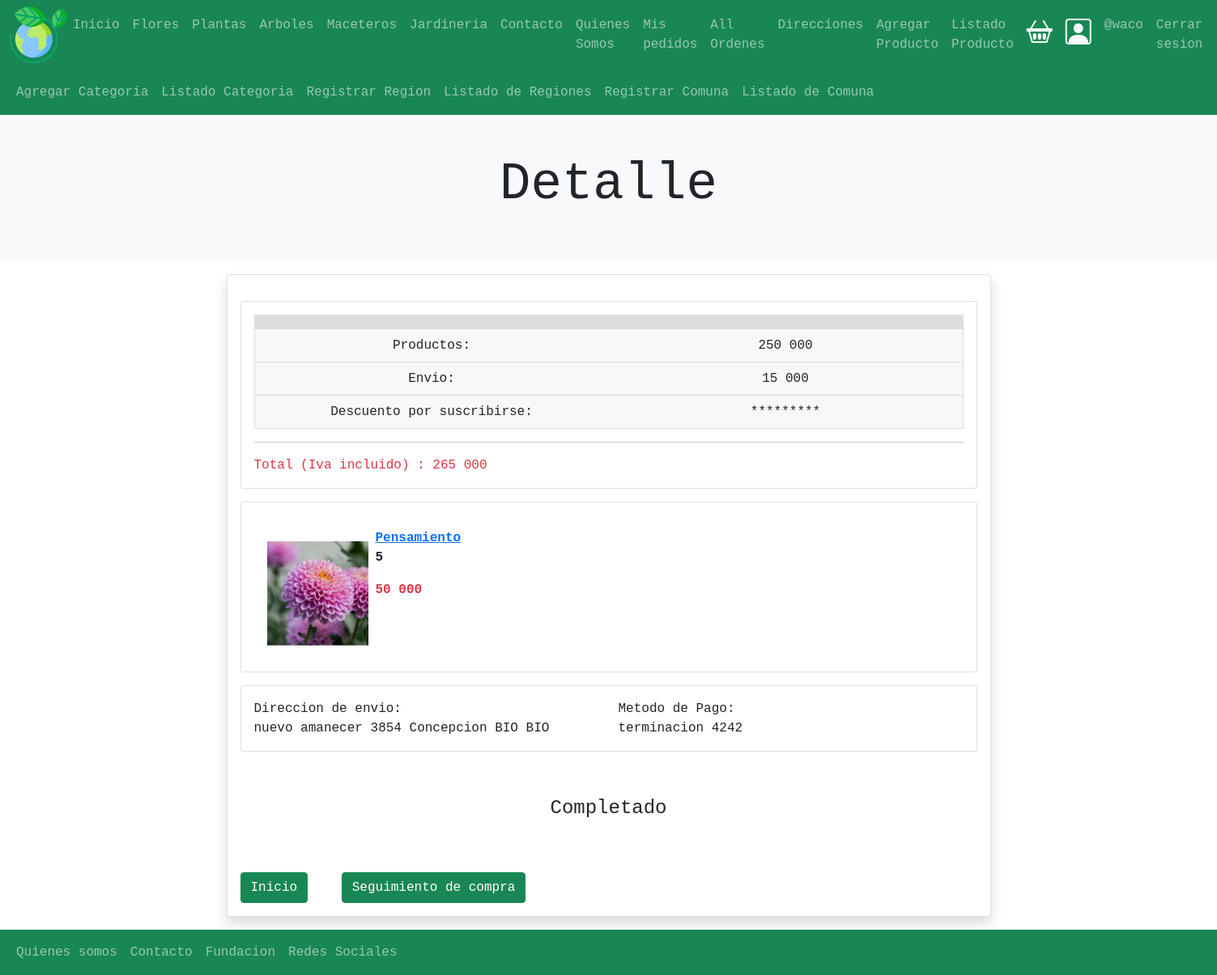
The app's page /orden/detalleCompra/14 (signed in) with its own data.
### carrito/models.py (models this page shows, shortened)
class Carrito(models.Model):
    carrito_id = models.CharField(max_length=100, null=False, blank=False, unique=True)
    usuario = models.ForeignKey(User, null=True, blank=True, on_delete=models.CASCADE) #relacion uno a muchos
    productos = models.ManyToManyField(Producto, through='CarritoProductos')
    subtotal = models.IntegerField(default = 0)
    total = models.IntegerField(default= 0)
    fecha_carrito = models.DateTimeField(auto_now_add=True)
    def productos_relacion(self):
        return self.carritoproductos_set.select_related('producto')

class CarritoProductos(models.Model):
    carrito = models.ForeignKey(Carrito, on_delete=models.CASCADE)
    producto = models.ForeignKey(Producto, on_delete=models.CASCADE)
    cantidad = models.IntegerField(default=1)
    creacion = models.DateField(auto_now_add=True)
    objects = CarritoProductosManager()

### ordenes/models.py (models this page shows, shortened)
class Ordenes(models.Model):
    orden_id = models.CharField(max_length=100, null=False, blank=False, unique=True)
    usuario = models.ForeignKey(User, on_delete = models.CASCADE)
    carrito = models.ForeignKey(Carrito, on_delete = models.CASCADE)
    status = models.ForeignKey(status, on_delete= models.PROTECT)
    total = models.IntegerField(default=0)
    envio = models.IntegerField(default=15000)
    creacion = models.DateTimeField(auto_now_add=True)
    direccion_envio = models.CharField( max_length=200 ,null=True , blank=True,)

### productos/models.py (models this page shows, shortened)
class Producto(models.Model):
    usuario = models.ForeignKey(User, null=False, blank=False, on_delete=models.PROTECT)
    nombre =  models.CharField(max_length=50)
    imagen = models.ImageField(upload_to="productos",null=False, blank=False)
    descripcion = models.TextField()
    precio = models.IntegerField(default=0,null=False , blank=False)
    slug = models.SlugField(null=False, blank=False , unique=True)
    creacion = models.DateTimeField(auto_now_add=True)
    stock = models.IntegerField(null=False , blank=False, default=0)
    categoria =  models.ForeignKey(Categoria, on_delete=models.PROTECT)

### ordenes/views.py (the view)
# urls.py: path('detalleCompra/<int:carrito_id>',views.detalleCompra, name="detalleCompra"),
@login_required(login_url='login')
def detalleCompra(request, carrito_id):
    carrito_id = get_object_or_404(Carrito, id=carrito_id)
    orden = Ordenes.objects.filter(carrito = carrito_id).first()
    return render(request, 'ordenes/detalleCompra.html',{
        'carrito' : carrito_id,
        'orden' : orden
        })

### ordenes/templates/ordenes/detalleCompra.html
{% extends 'base.html' %}
{% load humanize %}
{% block contenido %}
<section>
    <div class="p-5 bg-light">
        <div class="container">
            <h1 class="display-3 text-center bg-light">Detalle</h1>
        </div>
    </div>
</section>
<div class="container">
    <div class="card border rounded shadow m-3">
        <div class="card-body">
            <div class="card mt-3 mb-3">
                <div class="card-body">
                    <div>
                        <table class="table table-borderless table-sm">
                            <thead>
                                <tr>
                                    <th scope="col"></th>
                                    <th scope="col"></th>
                                </tr>
                            </thead>
                            <tbody>
                                <tr>
                                    <td>Productos:</td>
                                    <td> {{ carrito.subtotal | intcomma }}</td>
                                </tr>
                                <tr>
                                    <td>Envio:</td>
                                    <td> {{ orden.envio | intcomma }}</td>
                                </tr>
                                <tr>
                                    <td>Descuento por suscribirse:</td>
                                    <td> ********* </td>
                                </tr>
                            </tbody>
                        </table>
                    </div>
                    <div class="">
                        <hr>
                    </div>
                    <div class="font-weigh-bold text-danger">
                        Total (Iva incluido) :
                        <div class="d-inline-block">
                            {{ orden.total | intcomma }}
                        </div>
                    </div>
                </div>
            </div>
            <div class="card">
                <div class="card-body">
                    {% for cp in carrito.productos_relacion %}
                    {% with productos=cp.producto %}
                    <div class="row mt-3">
                        <div class="col-2 ">
                            {% if productos.imagen %}
                            <img src="{{ productos.imagen.url }} " alt="imagen" class="img-fluid m-3" width="150"
                                height="150">
                            {% endif %}
                        </div>
                        <div class="col-2 ">
                            <div class="row">
                                <strong>
                                    <a href="{% url 'productos:producto' productos.slug %}"> {{productos.nombre}}</a>
                                    <p> {{ cp.cantidad }}</p>
                                </strong>
                            </div>
                            <div class="row">
                                <strong class="text-danger">{{ productos.precio | intcomma }}</strong>
                            </div>
                        </div>
                    </div>
                    {% endwith %}
                    {% endfor %}
                </div>
            </div>
            <div class="card mt-3 mb-4">
                <div class="card-body">
                    <div class="row">
                        <div class="col-6">
                            <div class="font-weight-bol">
                                Direccion de envio:
                            </div>
                            <div class="cart-text">
                                {{ orden.direccion_envio}}
                            </div>
                        </div>
                        <div class="col-6">
                            <div class="font-weight-bol">
                                Metodo de Pago:
                            </div>
                            <div class="cart-text">
                                terminacion 4242
                            </div>
                        </div>
                    </div>
                </div>
            </div>
        </div>
        {% if orden.status_id == 6 %}
        <h4 class=" text-center mt-3 mb-5">Completado</h4>
        {% elif orden.status_id == 7%}
        <h4 class=" text-center mt-3 mb-5">Cancelado</h4>
        {% elif orden.status_id == 8%}
        <h4 class=" text-center mt-3 mb-5">Empaquetado</h4>
        {% elif orden.status_id == 9%}
        <h4 class=" text-center mt-3 mb-5">Enviado</h4>
        {% elif orden.status_id == 10%}
        <h4 class=" text-center mt-3 mb-5">Entregado</h4>
        {% endif %}
        <div>
            <a href="{% url 'home' %}" class="btn btn-success m-3 ">Inicio</a>
            <a href="{% url 'ordenes:seguimientoCompra'  orden.id %}" class="btn btn-success m-3">Seguimiento de compra</a>
        </div>
    </div>
</div>
{% endblock contenido %}

### templates/base.html (shortened to what this page needs)
{% load static %}
<!DOCTYPE html>
<html lang="es">
<head>
    <link href="https://cdn.jsdelivr.net/npm/bootstrap@5.1.3/dist/css/bootstrap.min.css" rel="stylesheet">
    <link rel="stylesheet" href="https://cdn.jsdelivr.net/npm/bootstrap-icons@1.8.2/font/bootstrap-icons.css">
    <link rel="stylesheet" href=" {% static 'css/miestilo.css'%} ">
</head>
<body>
    <header>
        <nav class="navbar navbar-expand-xl navbar-dark bg-success">
            <div class="container-fluid">
                <a href="{% url 'home'%}">
                    <img src="{% static 'img/el-planeta-tierra.png' %}" alt="Logo" style="width: 70px;">
                </a>
                <div class="collapse navbar-collapse" id="mynavbar">
                    <ul class="navbar-nav me-auto">
                        <li class="nav-item">
                            <a class="nav-link" href="{% url 'home' %}">Inicio</a>
                        </li>
                        <li class="nav-item">
                            <a class="nav-link" href="{% url 'flores' %}">Flores</a>
                        </li>
                        <li class="nav-item">
                            <a class="nav-link" href="{% url 'plantas' %}">Plantas</a>
                        </li>
                        <li class="nav-item">
                            <a class="nav-link" href="{% url 'arboles' %}">Arboles</a>
                        </li>
                        <li class="nav-item">
                            <a class="nav-link" href="{% url 'maceteros' %}">Maceteros</a>
                        </li>
                        <li class="nav-item">
                            <a class="nav-link" href="{% url 'jardineria' %}">Jardineria</a>
                        </li>
                        <li class="nav-item">
                            <a class="nav-link" href="{% url 'contacto'%}">Contacto</a>
                        </li>
                        <li class="nav-item">
                            <a class="nav-link" href="{% url 'quienesSomos'%}">Quienes Somos</a>
                        </li>
                        {% if user.is_authenticated %}
                        <li class="nav-item">
                            <a class="nav-link" href="{% url 'ordenes:completados'%}">Mis pedidos</a>
                        </li>
                        {% endif %}
                        {% if user.is_authenticated %}
                        <li class="nav-item">
                            <a class="nav-link" href="{% url 'ordenes:allOrdenes'%}">All Ordenes</a>
                        </li>
                        {% endif %}
                        {% if user.is_authenticated %}
                            <li class="nav-item">
                                <a class="nav-link" href="{% url 'direccion_envio:direccion_envio'%}">Direcciones</a>
                            </li>
                        {% endif %}
                        {% if user.is_authenticated %}
                            <li class="nav-item">
                                <a class="nav-link" href=" {% url 'productos:formProducto' %}">Agregar Producto</a>
                            </li>
                        {% endif %}
                        {% if user.is_authenticated %}
                        <li class="nav-item">
                            <a class="nav-link" href=" {% url 'productos:productoListado' %}">Listado Producto</a>
                        </li>
                    {% endif %}
                    </ul>
                    <div class="d-flex m-1">
                        <a href="{% url 'carrito:carrito'%}" class="text-light">
                            <i class="bi bi-basket2 p-1" style="font-size: 2rem;"></i>
                        </a>
                    </div>
                    <div class="d-flex m-2">
                        {% if user.is_authenticated %}
                            <a href="{% url 'perfil'%}" class="text-light">
                                <i class="bi bi-person-square" style="font-size: 2rem;"></i>
                            </a>
                        {% else%}
                            <a href="{% url 'login' %}" class="text-light">
                                <i class="bi bi-person-square" style="font-size: 2rem;"></i>
                            </a>
                        {% endif %}
                    </div>
                    <ul class="navbar-nav ">
                        {% if user.is_authenticated %}
                        <li class="nav-item">
                            <a class="nav-link" href="{% url 'perfil'%}">@{{ user.username }}</a>
                        </li>
                        <li class="nav-item">
                            <a class="nav-link" href="{% url 'logout' %}">Cerrar sesion</a>
                        </li>
                        {% else%}
                        <li class="nav-item d-flex">
                            <a class="nav-link" href="{% url 'login' %}">Iniciar Sesion</a>
                        </li>
                        {% endif %}
                    </ul>
                </div>
            </div>
        </nav>
        <nav class="navbar navbar-expand-xl navbar-dark bg-success">
            <div class="container-fluid">
                <div class="collapse navbar-collapse" id="mynavbar">
                    <ul class="navbar-nav me-auto">
                        {% if user.is_authenticated %}
                        <li class="nav-item">
                            <a class="nav-link" href=" {% url 'productos:formCategoria' %}">Agregar Categoria</a>
                        </li>
                    {% endif %}
                    {% if user.is_authenticated %}
                        <li class="nav-item">
                            <a class="nav-link" href=" {% url 'productos:listadoCategoria' %}">Listado Categoria</a>
                        </li>
                    {% endif %}
                    {% if user.is_authenticated %}
                        <li class="nav-item">
                            <a class="nav-link" href=" {% url 'formRegion' %}">Registrar Region</a>
                        </li>
                    {% endif %}
                    {% if user.is_authenticated %}
                    <li class="nav-item">
                        <a class="nav-link" href=" {% url 'listadoRegion' %}">Listado de  Regiones</a>
                    </li>
                {% endif %}
                {% if user.is_authenticated %}
                        <li class="nav-item">
                            <a class="nav-link" href=" {% url 'formComuna' %}">Registrar Comuna</a>
                        </li>
                    {% endif %}
                    {% if user.is_authenticated %}
                    <li class="nav-item">
                        <a class="nav-link" href=" {% url 'listadoComuna' %}">Listado de  Comuna</a>
                    </li>
                {% endif %}
                    </ul>
                </div>
            </div>
        </nav>
    </header>
{% block contenido %}
{% endblock contenido %}
   <footer>
        <nav class="navbar navbar-expand-sm bg-success navbar-dark">
            <div class="container-fluid">
                <ul class="navbar-nav me-auto">
                    <li class="nav-item">
                        <a class="nav-link" href=" {% url 'quienesSomos'%}">Quienes somos</a>
                    </li>
                    <li class="nav-item">
                        <a class="nav-link" href=" {% url 'contacto'%} ">Contacto</a>
                    </li>
                    <li class="nav-item">
                        <a class="nav-link" href="javascript:void(0)">Fundacion</a>
                    </li>
                    <li class="nav-item">
                        <a class="nav-link" href="#">Redes Sociales</a>
                    </li>
                </ul>
            </div>
          </nav>
    </footer>
</body>
</html>

### static/css/miestilo.css (style rules this page uses)
body { font-family: monospace; }
.container { width: 100%; max-width: 1000px; margin: auto; }
.table { width: 100%; border: 1px solid #ccc; border-collapse: collapse; margin: 0; padding: 0; table-layout: fixed; }
.table tr { background-color: #f8f8f8; border: 1px solid #ddd; }
.table th, .table td { font-size: 16px; padding: 8px; text-align: center; }
.table thead th { text-transform: uppercase; background-color: #ddd; }

### records on screen
Carrito: subtotal "250 000"
Ordenes: envio "15 000", total "265 000", direccion_envio "nuevo amanecer 3854 Concepcion BIO BIO"
CarritoProductos: producto.imagen (picture), producto.nombre "Pensamiento", cantidad "5", producto.precio "50 000"

### other values on screen
{{ user.username }} "waco"
